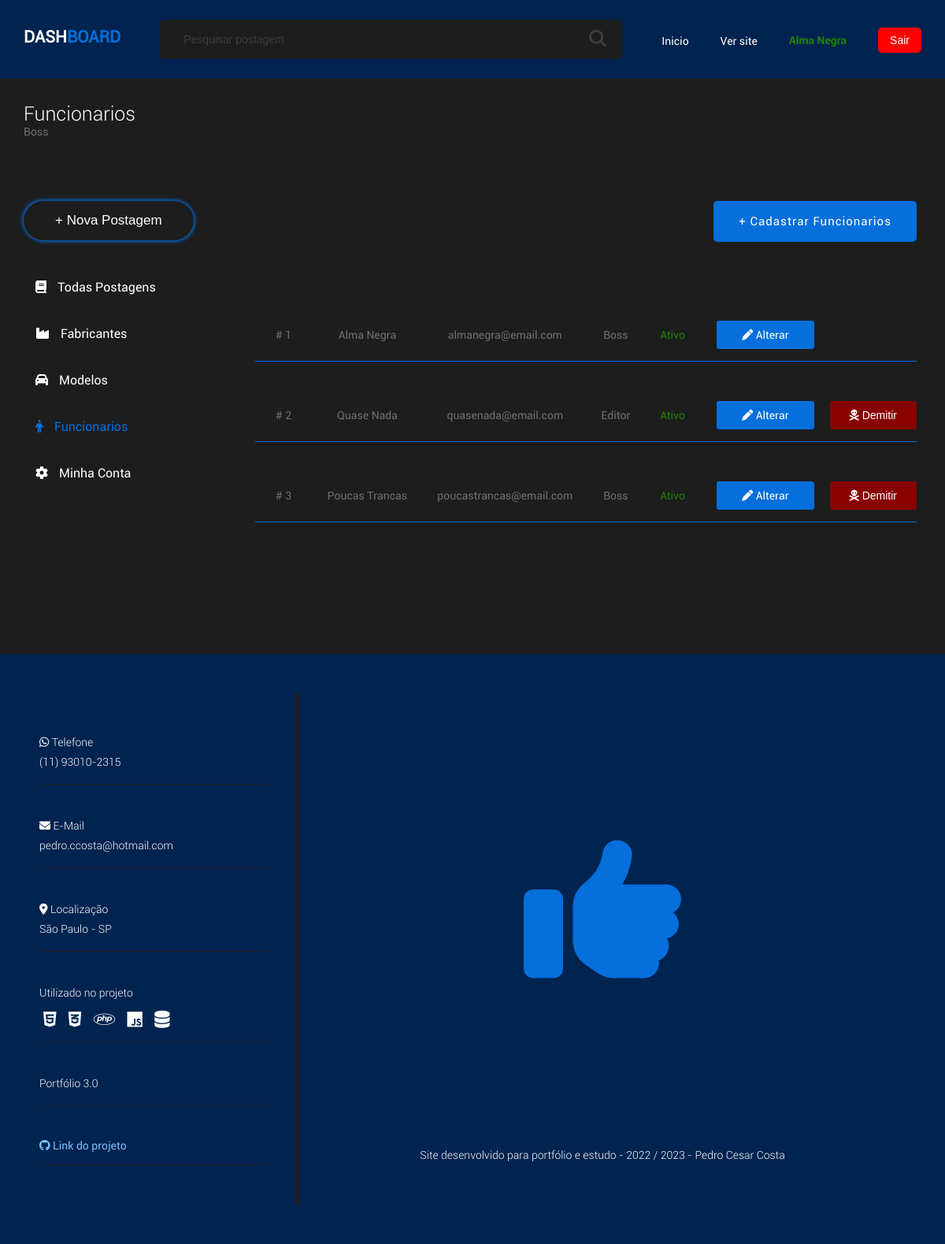
/projeto/dash_funcionarios.php (signed in), run on the app's committed database.
### tables this page shows
CREATE TABLE `cargos` (
  `ID` int(11) UNSIGNED NOT NULL,
  `nome` varchar(100) NOT NULL
);

CREATE TABLE `funcionarios` (
  `ID` int(11) UNSIGNED NOT NULL,
  `nome` varchar(100) NOT NULL,
  `sobrenome` varchar(100) NOT NULL,
  `email` varchar(100) NOT NULL,
  `senha` varchar(100) NOT NULL,
  `situacao` tinyint(1) DEFAULT NULL,
  `cargo_id` int(11) UNSIGNED DEFAULT NULL
);

### projeto/data/DB_cargos.php (called while the page is built)
<?php
$stmt = $conn->prepare("SELECT * FROM cargos");
$stmt->execute();
$cargos = $stmt->fetchAll(PDO::FETCH_ASSOC);

### projeto/models/DB_ponte.php (called while the page is built, shortened)
<?php
require_once("data/DB_funcionarios.php");
require_once("data/DB_cargos.php");

### projeto/global/global.php (called while the page is built, shortened)
<?php
$BASE_URL = "http://" . $_SERVER["SERVER_NAME"] . dirname($_SERVER["REQUEST_URI"]."?") . "/";

### projeto/data/DB_funcionarios.php (called while the page is built)
<?php
$stmt = $conn->prepare("SELECT * FROM funcionarios");
$stmt->execute();
$funcionarios = $stmt->fetchAll(PDO::FETCH_ASSOC);

### projeto/dash_funcionarios.php (the view, shortened to what this page needs)
<?php
    require_once("template/DASH_header.php");
?>
<div class="dash-container container">
    <div id="titulo">
        <h1>Funcionarios</span></h1>
        <p><?= $cargo ?></p>
    </div>
    <?php require_once("template/DASH_menu.php"); ?>
    <div id="funcionarios">
        <div class="cadastra-funci">
            <a href="<?= $BASE_URL ?>cadastro_funcionario.php">+ Cadastrar Funcionarios</a>
        </div>
        <?php foreach($funcionarios as $funcionario): ?>
            <div class="row">
                <div class="col-1">
                    <p># <?= $funcionario["ID"] ?></p>
                </div>
                <div class="col-1">
                    <p><?= $funcionario["nome"] ?> <?= $funcionario["sobrenome"] ?></p>
                </div>
                <div class="col-1">
                    <p><?= $funcionario["email"] ?></p>
                </div>
                <div class="col-1">
                    <?php foreach($cargos as $cargo): ?>
                        <?php if($funcionario["cargo_id"] === $cargo["ID"]): ?>
                            <p><?= $cargo["nome"] ?></p>
                            <?php break; ?>
                        <?php endif; ?>
                    <?php endforeach; ?>
                </div>
                <div class="col-1">
                    <?php if($funcionario["situacao"]): ?>
                        <p class="ativo">Ativo</p>
                    <?php else: ?>
                        <p class="inativo">Inativo</p>
                    <?php endif; ?>
                </div>
                <div class="altera-demiti">
                    <div class="col-2">
                        <a href="<?= $BASE_URL ?>cadastro_funcionario.php?id=<?= $funcionario["ID"] ?>"><i class="fa-solid fa-pen"></i> Alterar</a>
                    </div>
                    <?php if($_SESSION["ID"] !== $funcionario["ID"]): ?>
                        <div class="col-2">
                            <form action="<?= $BASE_URL ?>admin/contrataDemiti.php" method="POST">
                                <?php if($funcionario["situacao"]): ?>
                                    <button class="ativo"><i class="fa-solid fa-skull-crossbones"></i> Demitir</button>
                                <?php else: ?>
                                    <button class="inativo"><i class="fa-regular fa-face-smile"></i> Contratar</button>
                                <?php endif; ?>
                            </form>
                        </div>
                    <?php endif; ?>
                </div>
            </div>
        <?php endforeach; ?>
    </div>
</div>
<?php
    require_once("template/footer.php");
?>
</body>
</html>

### projeto/assets/css/main.css (style rules this page uses)
* { margin: 0 auto; padding: 0; }
html { scroll-behavior: smooth; }
:root { --color_um: #1d1d1e; --color_dois: #00234f; --color_tres: #066fdb; --color_quatro: #fff; --color_cinco: #707071; --color_seis: #3e3e3f; --color_sete: #218204; --color_sete_hover: #124901; --color_oito: #ff0000; --color_oito_hover: #890202; --color_nove: #ffc104; --color_nove_hover: #a35301; }
body { background: var(--color_um); font-family: "Roboto-Regular"; }
.container { width: 100%; max-width: 1600px; overflow: hidden; }

### projeto/assets/css/DASH.css (style rules this page uses)
.dash-container { min-height: 550px; }
#titulo { width: 100%; float: left; padding: 0 30px; box-sizing: border-box; margin-top: 30px; }
#titulo h1 { color: var(--color_quatro); font-size: 25px; font-family: "Roboto-Light"; font-weight: lighter; }
#titulo p { font-size: 14px; color: var(--color_cinco); text-transform: capitalize; }
#funcionarios { width: 70%; float: left; margin-top: 80px; }
#funcionarios .cadastra-funci { width: 100%; float: left; margin-bottom: 50px; }
#funcionarios .cadastra-funci a { float: right; font-size: 15px; color: var(--color_quatro); text-decoration: none; letter-spacing: 1px; background: var(--color_tres); padding: 15px 30px; border: solid 2px var(--color_tres); transition: .3s; border-radius: 5px; }
#funcionarios .row { width: 100%; float: left; border-bottom: solid 1px var(--color_tres); margin-top: 50px; padding-bottom: 15px; display: flex; align-items: center; justify-content: center; }
#funcionarios .row .col-1 { float: left; padding: 0 10px; text-transform: capitalize; box-sizing: border-box; text-align: center; }
#funcionarios .row .col-1:first-child { width: 10%; }
#funcionarios .row .col-1:nth-child(2) { width: 20%; }
#funcionarios .row .col-1:nth-child(3) { text-transform: none; width: 30%; }
#funcionarios .row .col-1:nth-child(4), #funcionarios .row .col-1:nth-child(5) { width: 10%; }
#funcionarios .row .col-1 p { font-size: 14px; color: var(--color_cinco); }
#funcionarios .row .col-1 p.ativo { color: var(--color_sete); }
#funcionarios .row .altera-demiti { float: right; width: 40%; display: flex; }
#funcionarios .row .col-2 { float: left; margin-left: 20px; }
#funcionarios .row .col-2 a { font-size: 14px; color: var(--color_quatro); background: var(--color_tres); text-decoration: none; padding: 8px 30px; transition: .3s; border: solid 2px var(--color_tres); border-radius: 3px; float: right; }
#funcionarios .row .col-2 button { font-size: 14px; color: var(--color_quatro); padding: 8px 0; border: none; width: 110px; border-radius: 0; cursor: pointer; transition: .3s; border-radius: 3px; }
#funcionarios .row .col-2 button.ativo { background: var(--color_oito_hover); border: solid 2px var(--color_oito_hover); }

### data on the page
cargos: nome "Boss"
funcionarios: ID "1", nome "Alma", sobrenome "Negra", email "almanegra@email.com", situacao "Ativo"
funcionarios: ID "2", nome "Quase", sobrenome "Nada", email "quasenada@email.com", situacao "Ativo"
cargos: nome "Editor"
funcionarios: ID "3", nome "Poucas", sobrenome "Trancas", email "poucastrancas@email.com", situacao "Ativo"

### other printed values
$_SESSION["nome"] "Alma"
$_SESSION["sobrenome"] "Negra"
